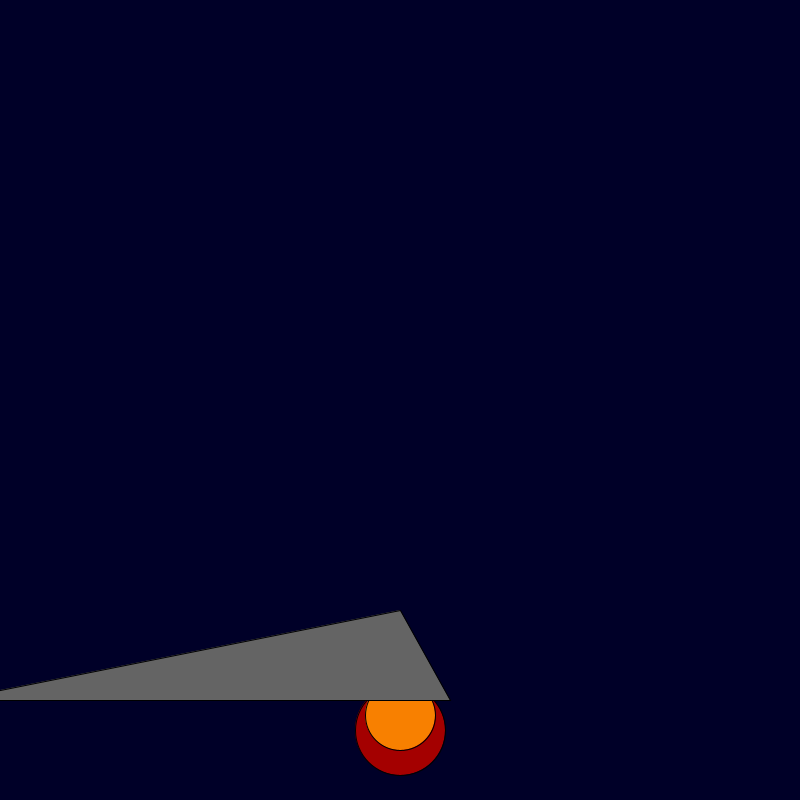
Frame 1 (no input)
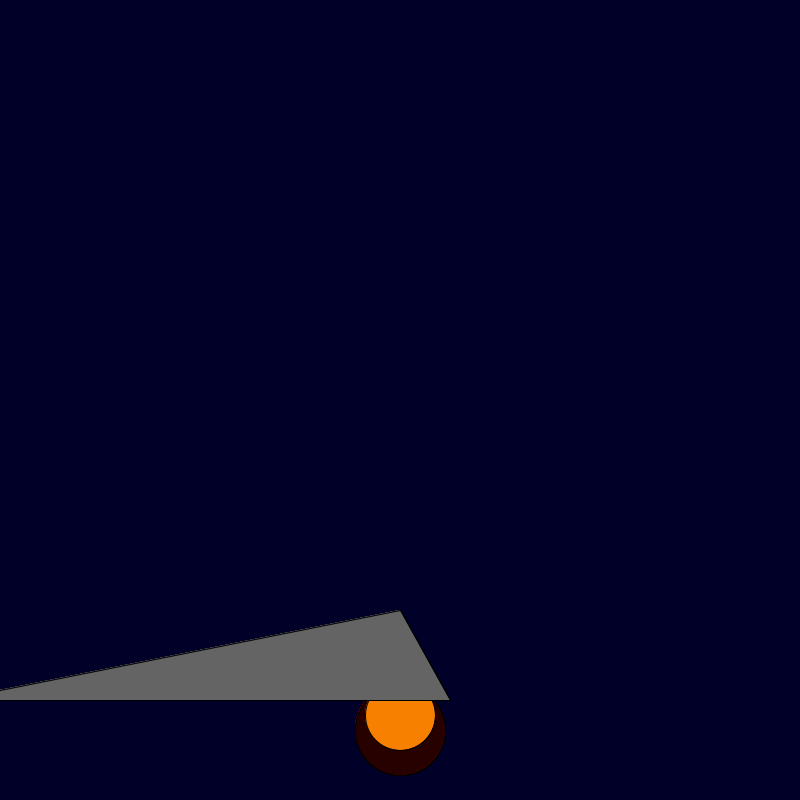
Frame 60 (the mouse pressed at the canvas centre just before this capture)
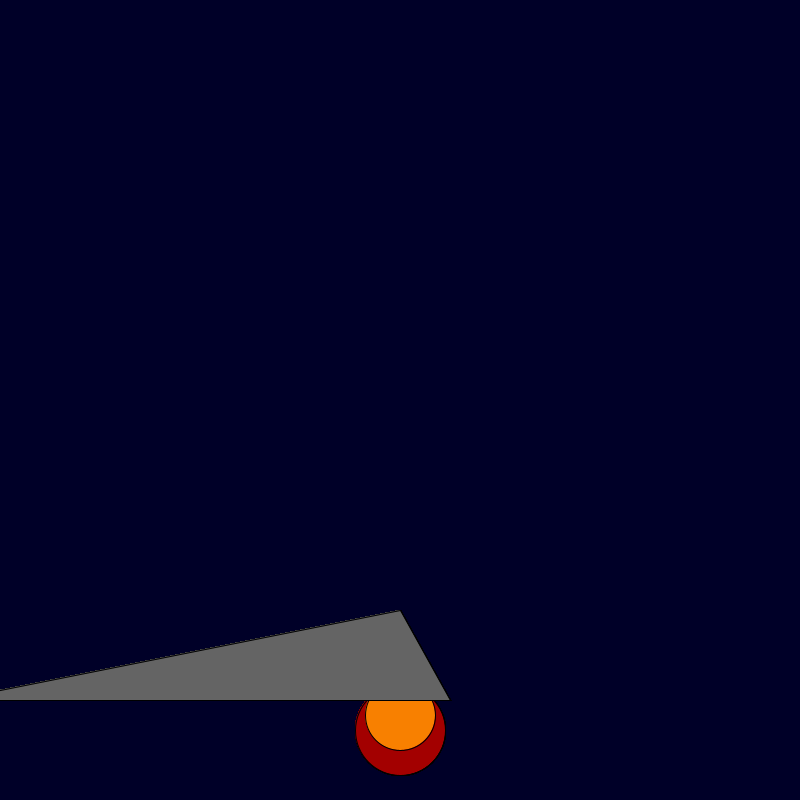
Frame 120 (the mouse held since frame 60 and released just before this capture)

The Processing sketch that drew these frames (run headless with seeded random() and noise(); from frame 60 on, the mouse is pressed at the canvas centre):

// Processing sketch: Rocket_Ship_
// ── Rocket_Ship_.pde
int x = 400;
int y=600;

void setup() {
  background(0, 0, 40); size(800,800);
  
}

void draw() {
  fill(random(255), 0, 0);
  ellipse(x, y +130, 90, 90);
  fill (248, 128, 0);
  ellipse(x, y+115, 70, 70);
  fill(255, 153, 0);
  fill(x, y+95+35+35);
  fill(100, 100, 100);
  triangle(x, y+10, x+50, y+100, -50, y+100); 
  
  
}
